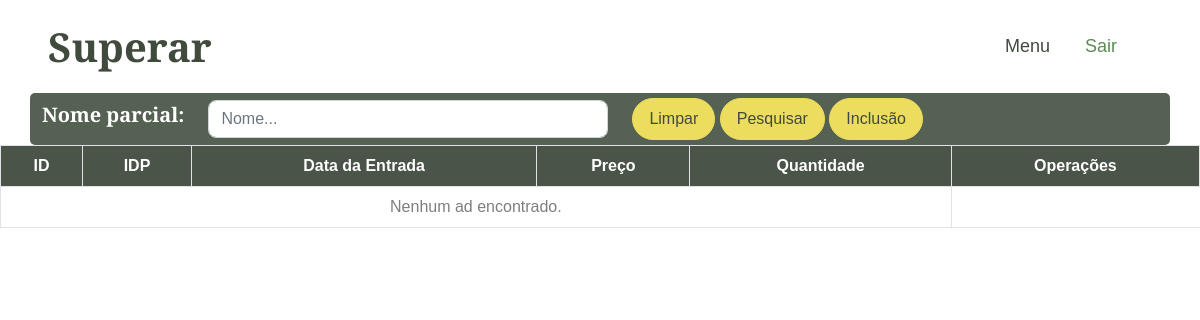
Before: /admselect.php (signed in) with the older database file.
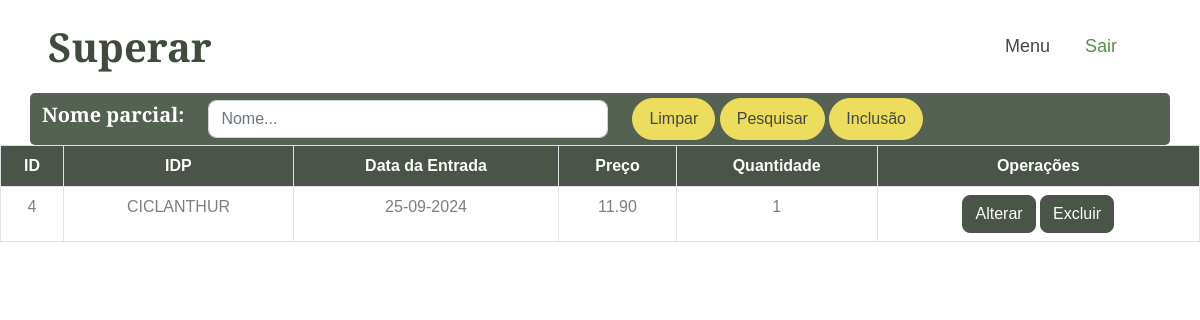
After: the same page with the newer database file.
### tables this page shows
CREATE TABLE admissao (
  id INT AUTO_INCREMENT PRIMARY KEY,
  idproduto INT NOT NULL,
  dataentrada DATE NOT NULL,
  preco DECIMAL(10,2) NOT NULL,
  quantidade INT NOT NULL,
  FOREIGN KEY (idproduto) REFERENCES produto(id)
);

CREATE TABLE produto (
  id INT AUTO_INCREMENT PRIMARY KEY,
  nome VARCHAR(255) NOT NULL,
  preco DECIMAL(10,2) NOT NULL,
  comissao DECIMAL(5,2),
  estoque INT,
  precocusto DECIMAL(10,2),
  precovenda DECIMAL(10,2)
);

### admselect.php (the view, shortened to what this page needs)
<?php
include('connect.php');
$sql = 'select a.id, p.id idp, p.nome, a.dataentrada, a.preco, a.quantidade
  from admissao a inner join produto p on p.id=a.idproduto  ';
$pesqnome = '';
if (isset($_POST['submit'])) {
    $pesqnome = mysqli_real_escape_string($con, $_POST['pesqnome']);
    $sql = "select a.id, p.id idp, p.nome, a.dataentrada, a.preco, a.quantidade
  from admissao a inner join produto p on p.id=a.idproduto ";
} else {
    $sql = 'select a.id, p.id idp, p.nome, a.dataentrada, a.preco, a.quantidade
  from admissao a inner join produto p on p.id=a.idproduto ';
}
$result = mysqli_query($con, $sql);
?>
<!DOCTYPE html>
<html lang="en">
<head>
    <link href="https://cdnjs.cloudflare.com/ajax/libs/font-awesome/5.10.0/css/all.min.css" rel="stylesheet">
    <link href="https://cdn.jsdelivr.net/npm/bootstrap-icons@1.4.1/font/bootstrap-icons.css" rel="stylesheet">
    <link href="lib/animate/animate.min.css" rel="stylesheet">
    <link href="lib/owlcarousel/assets/owl.carousel.min.css" rel="stylesheet">
    <link href="lib/lightbox/css/lightbox.min.css" rel="stylesheet">
    <link href="css/bootstrap.min.css" rel="stylesheet">
    <link href="css/style.css" rel="stylesheet">
</head>
<body>
    <nav class="navbar navbar-expand-lg bg-white navbar-light sticky-top px-4 px-lg-5">
        <h1 class="m-0">Superar</h1>
        <div class="collapse navbar-collapse" id="navbarCollapse">
            <div class="navbar-nav ms-auto p-4 p-lg-0">
                <a href="menu.php" class="nav-item nav-link">Menu</a>
                <a href="logout.php" class="nav-item nav-link active">Sair</a>
            </div>
        </div>
    </nav>
    <div class="text-center mx-auto wow fadeInUp" data-wow-delay="0.1s">
        <div class="container" style="background-color: transparent;" width="200px;">
            <form method="post" action="">
                <div class="row align-items-center" style="background-color: #556152; padding-top:5px; padding-bottom: 5px; border-radius: 5px;">
                    <div class="col-auto">
                        <h5 style="color: white;">Nome parcial:</h5>
                    </div>
                    <div class="col-auto">
                        <input type="text" name="pesqnome" id="pesqnome" class="form-control" placeholder="Nome..." style="width: 400px;" value="<?php echo $pesqnome; ?>">
                    </div>
                    <div class="col-auto">
                        <a href="admselect.php" class="btn btn-secondary rounded-pill py-2 px-3">Limpar</a>
                        <button class="btn btn-secondary rounded-pill py-2 px-3" type="submit" name="submit">Pesquisar</button>
                        <a href="adminsert.php" class="btn btn-secondary rounded-pill py-2 px-3">Inclusão</a>
                    </div>
                </div>
            </form>
        </div>
    </div>
    <table class="table table-bordered" style="background-color: white; opacity: 94%; text-align: center;">
        <thead class="thead-dark">
            <tr>
                <th scope="col" style="background-color: #404A3D; color: white;">ID</th>
                <th scope="col" style="background-color: #404A3D; color: white;">IDP</th>
                <th scope="col" style="background-color: #404A3D; color: white;">Data da Entrada</th>
                <th scope="col" style="background-color: #404A3D; color: white;">Preço</th>
                <th scope="col" style="background-color: #404A3D; color: white;">Quantidade</th>
                <th scope="col" style="background-color: #404A3D; color: white;">Operações</th>
            </tr>
        </thead>
        <tbody>
            <?php
            if ($result && mysqli_num_rows($result) > 0) {
                while ($row = mysqli_fetch_assoc($result)) {
                    echo "<tr>
                <td>" . $row['id'] . "</td>
                <td>" . $row['nome'] . "</td>
                <td>" . $dataentrada =
                substr($row['dataentrada'], 8, 2) .
                substr($row['dataentrada'], 4, 4) .
                substr($row['dataentrada'], 0, 4) . "
                </td>
                <td>" . $row['preco'] . "</td>
                <td>" . $row['quantidade'] . "</td>
                <td>
                    <a href='admupdate.php?updateid=" . $row['id'] . "' class='btn btn-dark'>Alterar</a>
                    <a href='admdelete.php?deleteid=" . $row['id'] . "' class='btn btn-dark'>Excluir</a>
                </td>
              </tr>";
                }
            } else {
                echo "<tr><td colspan='5'>Nenhum ad encontrado.</td></tr>";
            }
            ?>
        </tbody>
    </table>
</body>
</html>

Changed rows visible on the page:
now on this page (row edited): admissao: id "4", idproduto.nome "CICLANTHUR", dataentrada "25", dataentrada "-09-", dataentrada "2024", preco "11.90", quantidade "1"
Other visible differences:
text no longer shown: "Nenhum ad encontrado."
